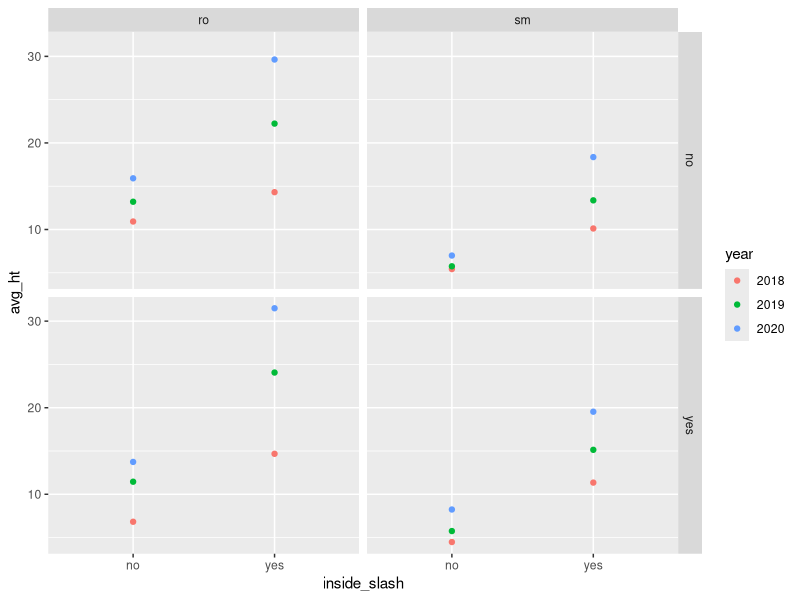
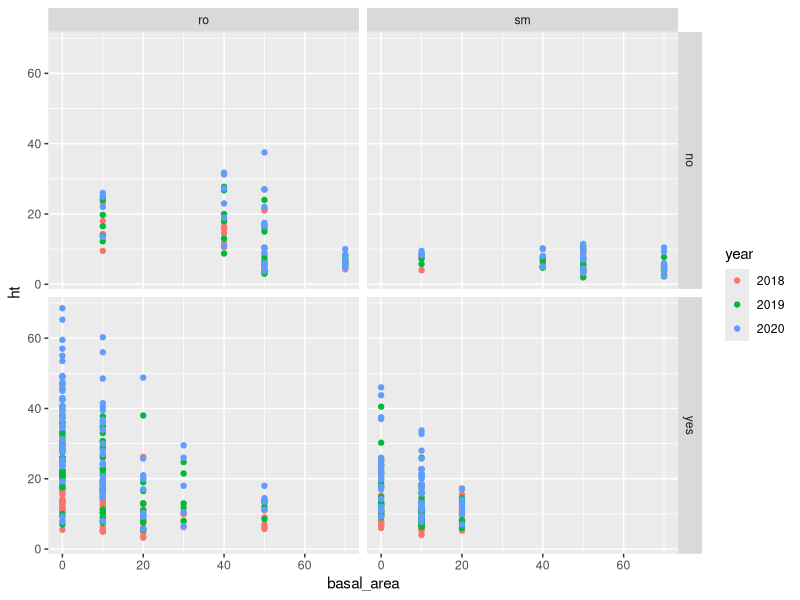
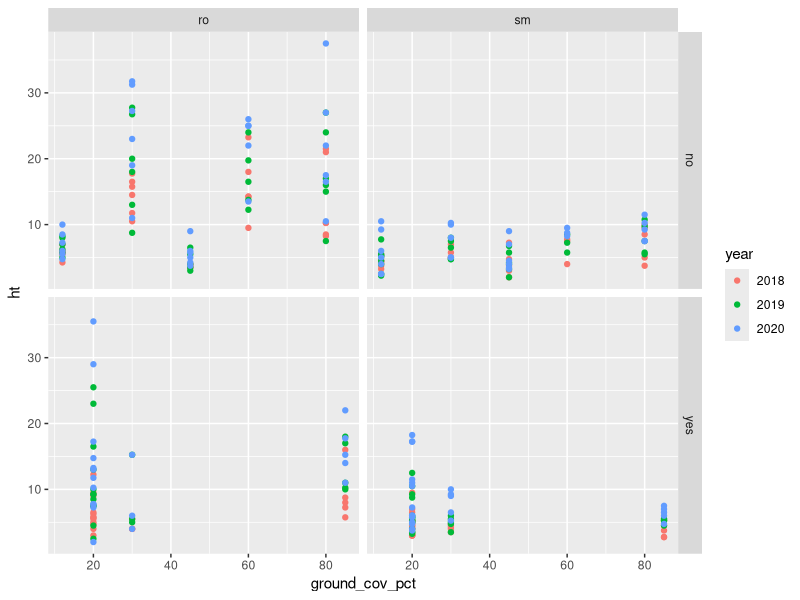
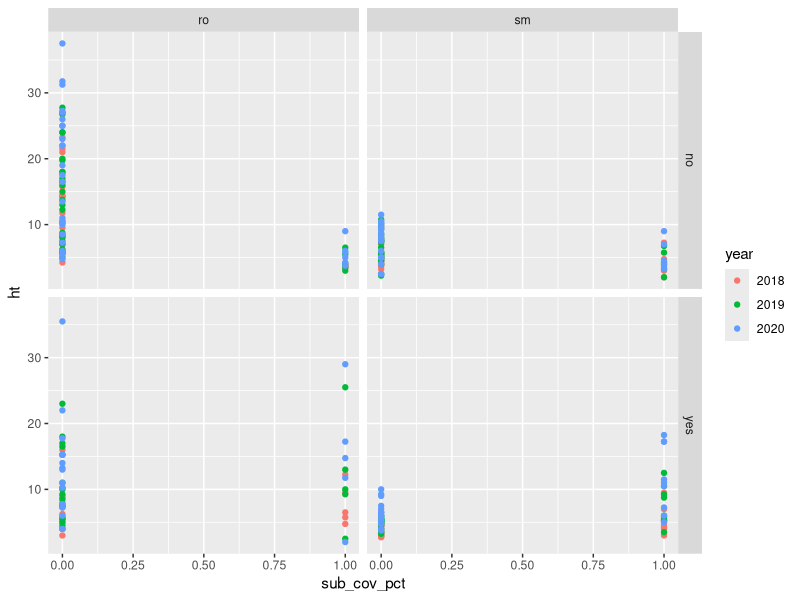
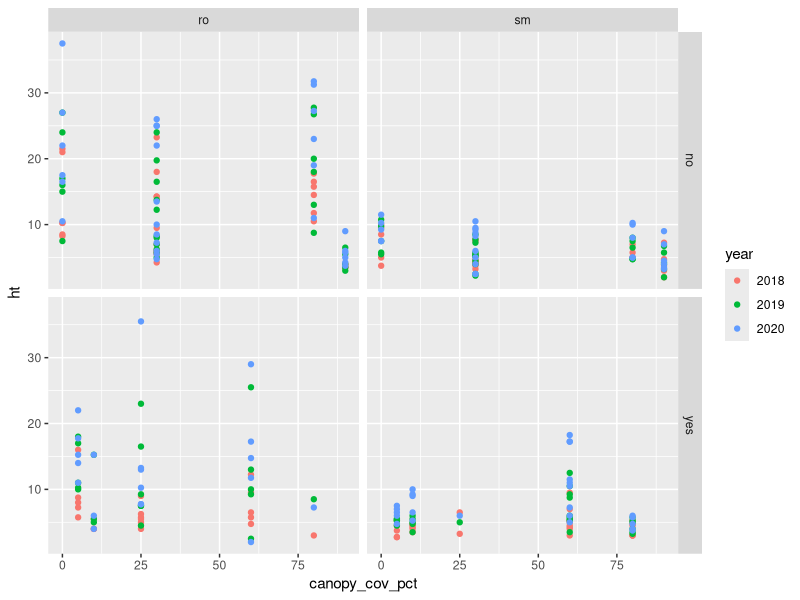
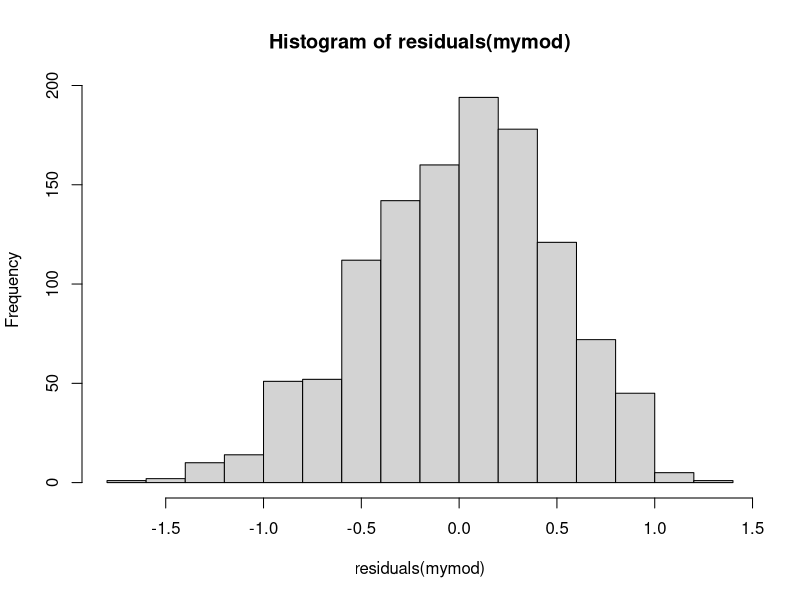
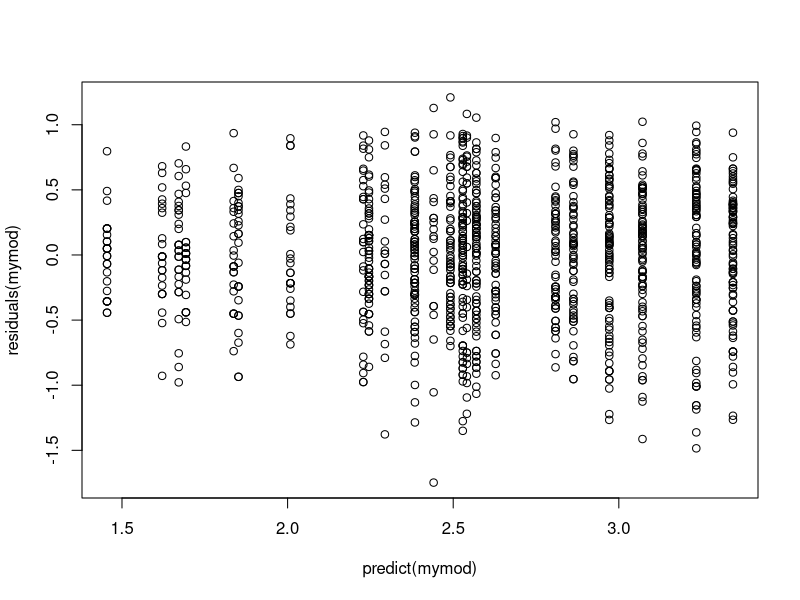
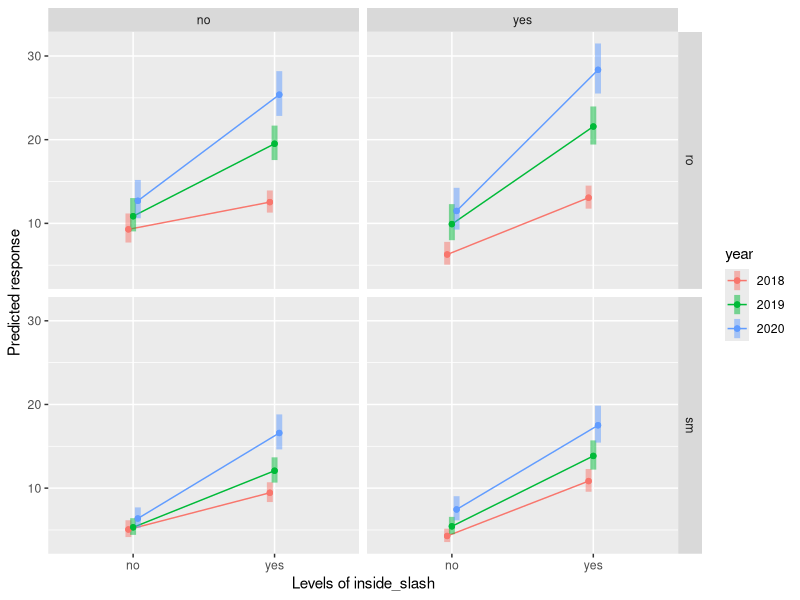

Here is the R script that generated these plots, in order:
## ---- chunk 1
knitr::opts_chunk$set(echo = TRUE)
## ---- chunk 2

library(tidyverse)
library(skimr)        ## install.packages("skimr")
#  dplyr is part of tidyverse -- library(dplyr)

#
#in console
#   str(df)
#   print(df, n=10)
#   
#   to make a df into tibble use x1 <- as_tibble(original_df)  
#   
#   dim(df) will show dimensions of the df
#   


## ---- chunk 3

library(readr)
data01 <- read_csv("tidy_avid_2018-2020_gasline.csv")
#missing values were removed from the df.yr files before bind_row

avid2020 <- data01 %>% 
  mutate_at(
    vars(harvest, year, inside_slash, inside_fence, plot, species, tag),
    factor) %>% 
  mutate(inside_fence = recode(inside_fence, "YES" = "yes")) #old = new

## ---- chunk 4

avid_summ <- avid2020 %>% 
  group_by(harvest, inside_fence, species, inside_slash, year) %>% 
 summarize(
   n = n(),
   avg_ht = mean(ht),
   sd_ht = sd(ht),
   avg_basal = mean(basal_area),
   sd_basal = sd(basal_area),
   avg_grdCov = mean(ground_cov_pct),
   sd_grdCov = sd(ground_cov_pct),
   avg_subCov = mean(sub_cov_pct),
   sd_subCov = sd(sub_cov_pct),
   avg_canCov = mean(canopy_cov_pct),
   sd_canCov = sd(canopy_cov_pct)
  )



view(avid_summ)

#  summary(avid2020$ht)
#  hist(avid2020$ht)
  

  


## ---- chunk 5

avid_summ %>% 
  filter(species != "bc" & harvest != "sta_rd") %>% 
ggplot(aes(x=inside_slash, y = avg_ht, color=year)) +
  geom_point()+
  facet_grid(inside_fence ~ species)

#assessing if basal area associated with seedling ht unfenced
avid2020 %>% 
  filter(species != "bc" & harvest != "sta_rd" & inside_fence != "yes") %>% 
ggplot(aes(x=basal_area, y = ht, color=year)) +
  geom_point()+
  facet_grid(inside_slash ~ species)

#outside wall, assessing ground cover on seedling height
avid2020 %>% 
  filter(species != "bc" & harvest != "sta_rd" & inside_slash != "yes") %>% 
ggplot(aes(x=ground_cov_pct, y = ht, color=year)) +
  geom_point()+
  facet_grid(inside_fence ~ species)

#outside wall, assessing subcanopy cover on seedling height
avid2020 %>% 
  filter(species != "bc" & harvest != "sta_rd" & inside_slash != "yes") %>% 
ggplot(aes(x=sub_cov_pct, y = ht, color=year)) +
  geom_point()+
  facet_grid(inside_fence ~ species)

#outside wall, assessing canopy cover on seedling height
avid2020 %>% 
  filter(species != "bc" & harvest != "sta_rd" & inside_slash != "yes") %>% 
ggplot(aes(x=canopy_cov_pct, y = ht, color=year)) +
  geom_point()+
  facet_grid(inside_fence ~ species)


## ---- chunk 6

#the "plot" below of predict(mymod) showed that the variability
#of height was low for small seedlings and increased with large seedlings.
#This is heteroscedasticity and common in ecological data. The typical fix is
#a log transformation 
mymod <- lm(log(ht) ~ inside_slash * inside_fence * species * year, 
            data=subset(avid2020, species != "bc" & harvest != "sta_rd"))

hist(residuals(mymod)) 
#the log transformation made the distribution of residuals more normal
#note that the x-axis values are essentially -1.5 to 1.5
#
plot(predict(mymod),residuals(mymod))

summary(mymod)
anova(mymod)
library(emmeans)

#Estimated Marginal Means
emmeans(mymod,~ inside_slash * inside_fence * species * year, type = "response")
#using type="response" reverse transforms log(ht)
#
#emmip = Estimate Marginal Means Interaction Plot
#No Fence vs. Yes Fence, and Without vs. With Slash Wall
emmip(mymod, year ~ inside_slash | species + inside_fence, type = "response", CIs=TRUE)



#emmip = Estimate Marginal Means Interaction Plot
#No Fence vs. Yes Fence, and Without vs. With Slash Wall
emmip(mymod, inside_fence ~ inside_slash | species + year, type = "response", CIs=TRUE)

#pairwise looks at responses of pairs of the variable after the ~
#pairwise "inside_fence" assesses if the fence matters by slash x species x year
emmeans(mymod,pairwise ~ inside_fence | inside_slash * species * year, type = "response")


#pairwise "inside_slash" assesses if the slash matters by fence x species x year
emmeans(mymod,pairwise ~ inside_slash | inside_fence * species * year, type = "response")

## ---- chunk 7

## ---- chunk 8

p <- ggplot(filter(avid2020, year == 2020),
      aes(x = basal_area, y = ht))
p + geom_point(aes(color=species))+ facet_grid(~inside_slash)


  
